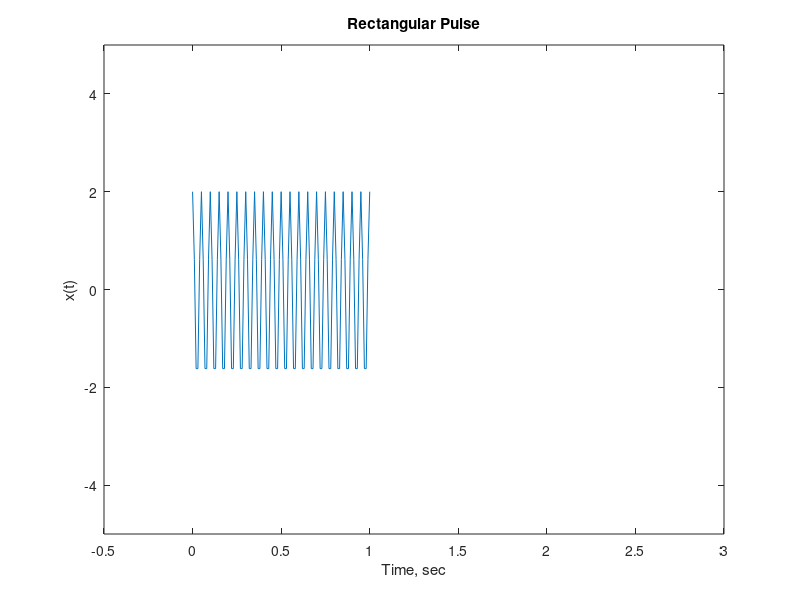

Source code (MATLAB):
ts=0.01;

t1 = 0:ts:1;
%t2 = 0:ts:1;

%x = heaviside(t);

x1 = 2*cos(160*pi*t1);
%x2 = 4*cos(160*pi*t2-(4*pi)/5);

plot(t1,x1);
%plot(t2,x2);

axis([-0.5 3 -5 5]);
title('Rectangular Pulse');
xlabel('Time, sec');
ylabel('x(t)');